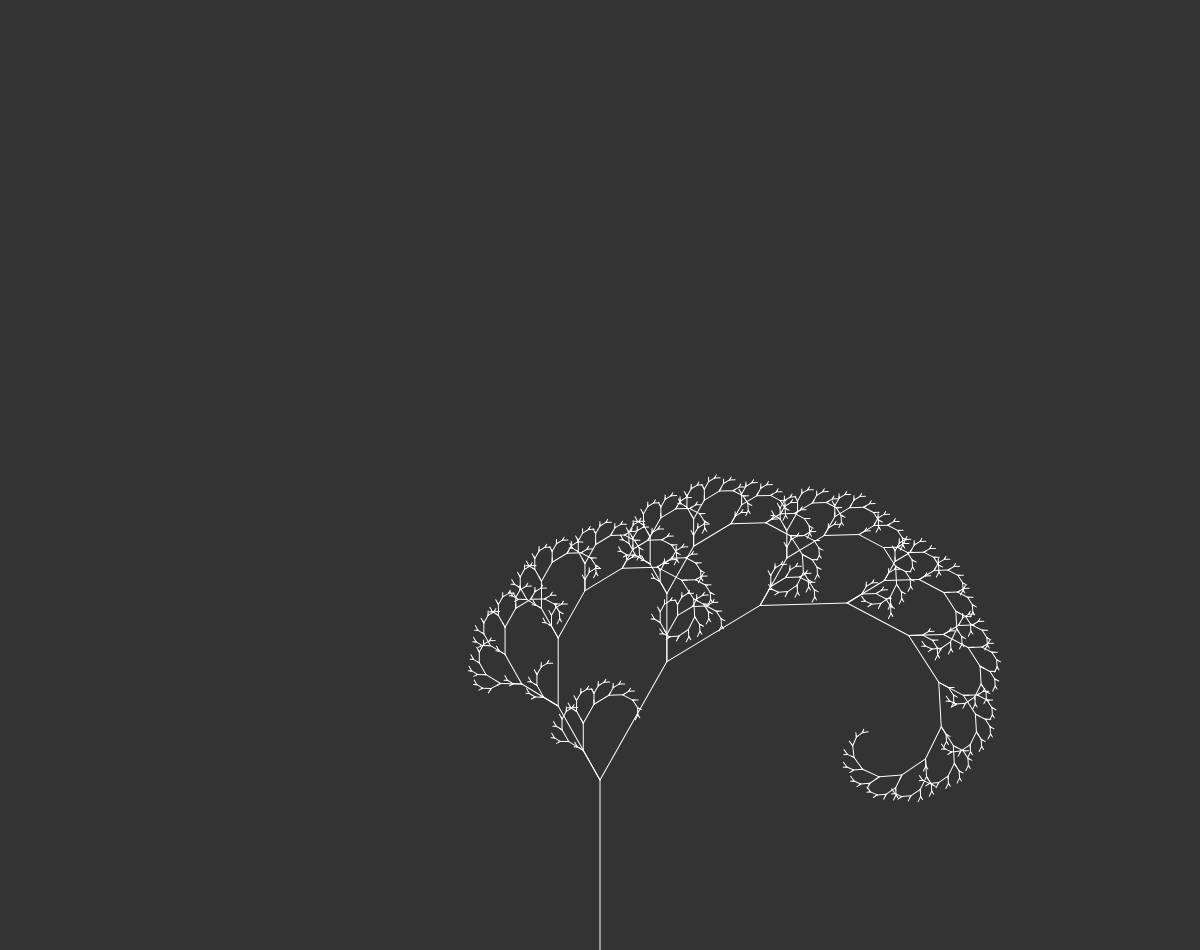
Frame 1 (no input)
Frame 60 (no input): identical to frame 1, image omitted
Frame 120 (the mouse pressed at the canvas centre since frame 60): identical to frame 1, image omitted

The p5.js sketch that drew this single still picture (run headless with seeded random() and noise() and a simulated clock; from frame 60 on, the mouse is pressed at the canvas centre):

// p5.js sketch
// ── sketch.js
let angle = 0.785398;
let slider;

function setup() {
  createCanvas(innerWidth, innerHeight - 50);
  slider = createSlider(PI / 10, PI / 4, PI / 6, 0.1);
}

function draw() {
  background(51);
  angle = slider.value();
  stroke(255);
  translate(innerWidth / 2, height);
  branch(170);
}

function branch(len) {
  line(0, 0, 0, -len);
  translate(0, -len);
  if(len > 6){
    
    push();
    rotate(angle);
    branch(len * 0.8);
    pop();
    push();
    rotate(-angle);
    stroke
    branch(len * 0.5);
    pop();
    push();
    rotate(-angle);
    stroke
    branch(len * 0.2);
    pop();
  }
}
